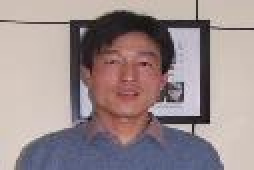
%> input picture src/train/0000000001.jpg, 127 x 85 px (shown 2 times larger); its folder holds only this picture in this run
$ octave deformTemplate.m   (GNU Octave 9; MATLAB toolbox functions it lacks are replaced by stand-ins)
%> lines starting %> are read from the running program, lines starting %| are printed output that depends on the picture; in (x1, y1, x2, y2) boxes, pixels count from 0 and x2, y2 are one past the last pixel; in counts of white or black regions, pixels touching at a corner belong together; the program's own positions count from 1
close all; clear all; clc

load('deformedTemplate');

imageFolder = '../src/train';
imageName = dir([imageFolder '/*.jpg']);
numImage = size(imageName, 1);
images = cell(1, numImage);
PART = 5;

for idx = 1 : numImage
    images{idx} = imread([imageFolder '/' imageName(idx).name]);
    images{idx} = imresize(images{idx}, [100 100]);
end
a = zeros(100,100);
for part = 1 : PART
    a = a + deformedTemplate{part, 1};
end

figure
for idx = 1 : 5
    for part = 1 : PART
        subplot(5, PART, (idx-1)*5+part), imshow( deformedTemplate{part, idx} )
        %input('<press enter>');
    end
end
%> this loop made 5 passes
%> pass 1, `for part = 1 : PART subplot(5, PART, (idx-1)*5+part), imshow( deformed..`:
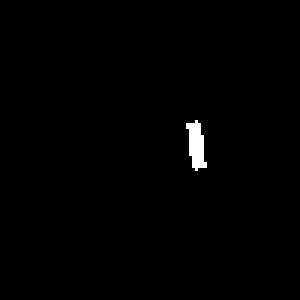
%> displayed picture: size 100x100, on the screen's scale of 0 to 255 (shown 3 times larger); 0.73% white; 1 white region, box (x1, y1, x2, y2) and area: (62, 40, 69, 57) 73
%> pass 1, `for part = 1 : PART subplot(5, PART, (idx-1)*5+part), imshow( deformed..`:
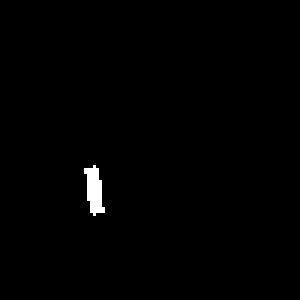
%> displayed picture: size 100x100, on the screen's scale of 0 to 255 (shown 3 times larger); 0.73% white; 1 white region, box (x1, y1, x2, y2) and area: (28, 55, 35, 72) 73
%> pass 1, `for part = 1 : PART subplot(5, PART, (idx-1)*5+part), imshow( deformed..`:
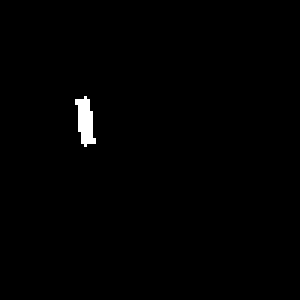
%> displayed picture: size 100x100, on the screen's scale of 0 to 255 (shown 3 times larger); 0.73% white; 1 white region, box (x1, y1, x2, y2) and area: (25, 32, 32, 49) 73
%> pass 1, `for part = 1 : PART subplot(5, PART, (idx-1)*5+part), imshow( deformed..`:
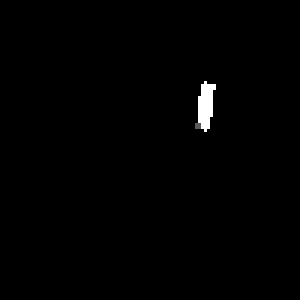
%> displayed picture: size 100x100, on the screen's scale of 0 to 255 (shown 3 times larger); min 0, max 255, mean 1.8
%> after the loop:
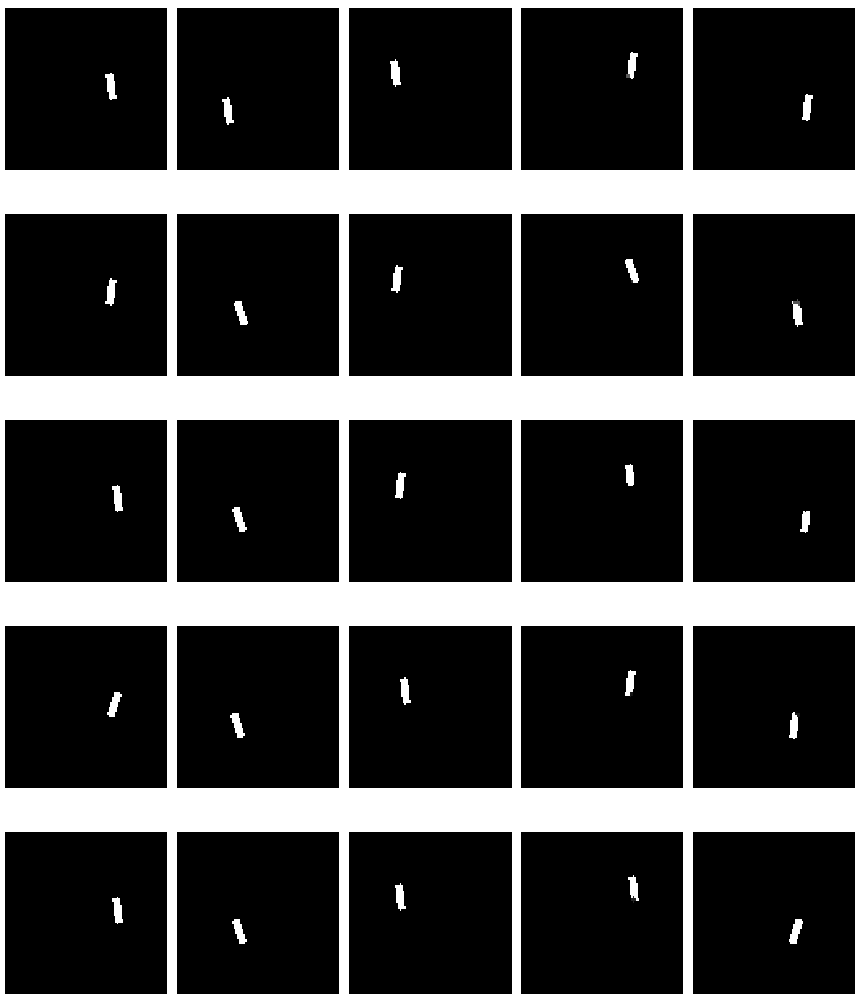
%> figure redrawn from the program's plot data, 25 panels

% [21 lines of commented-out code are left out]
